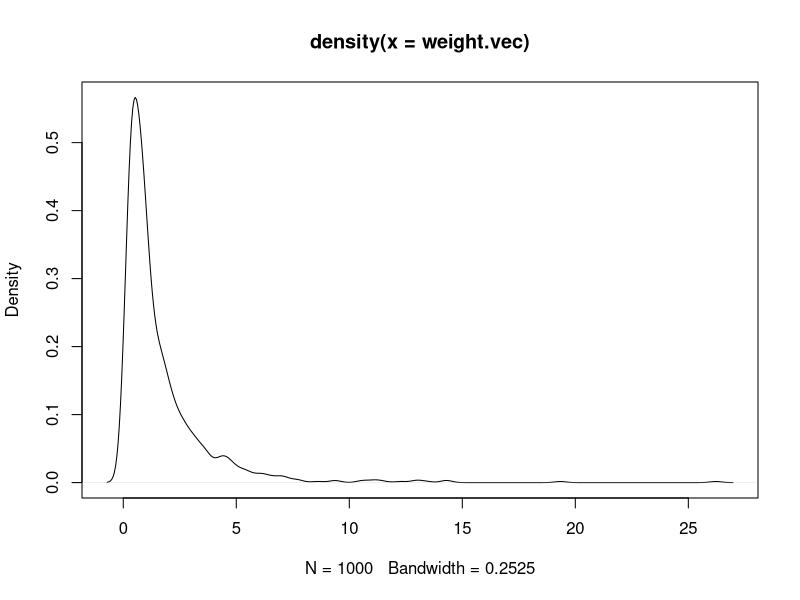
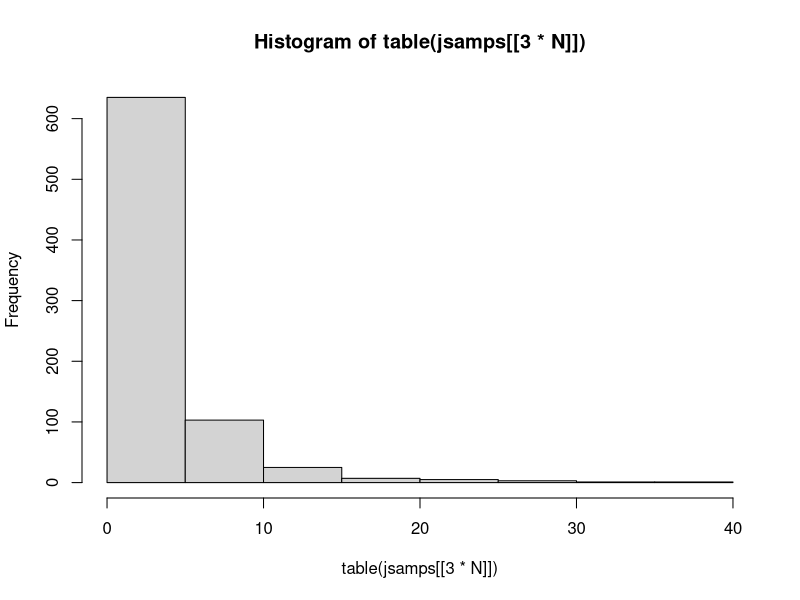
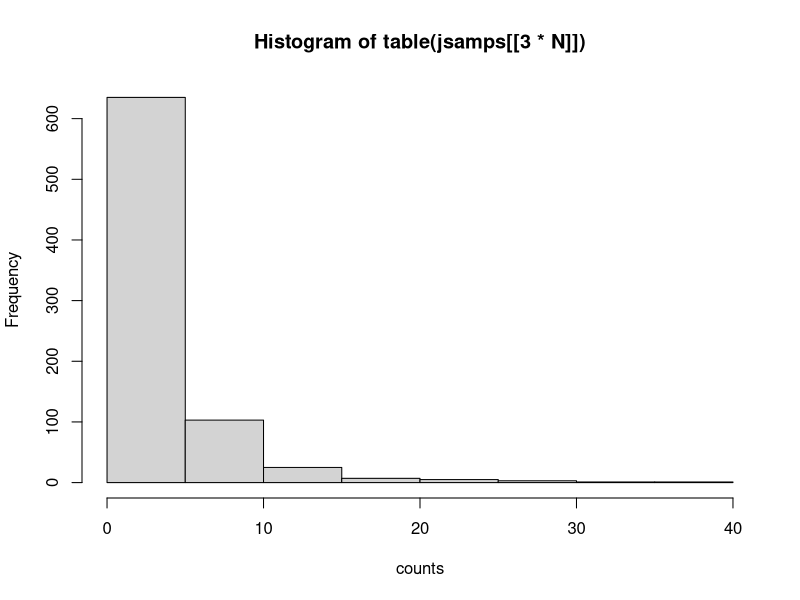
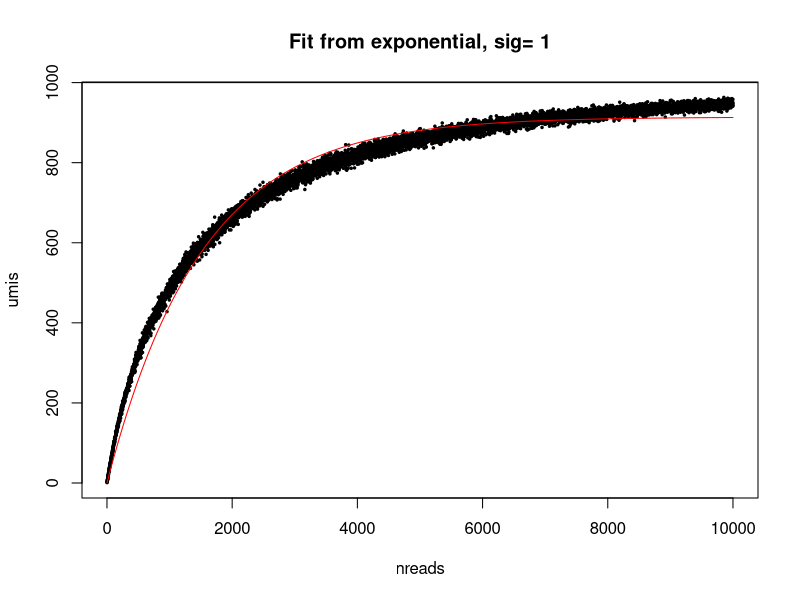
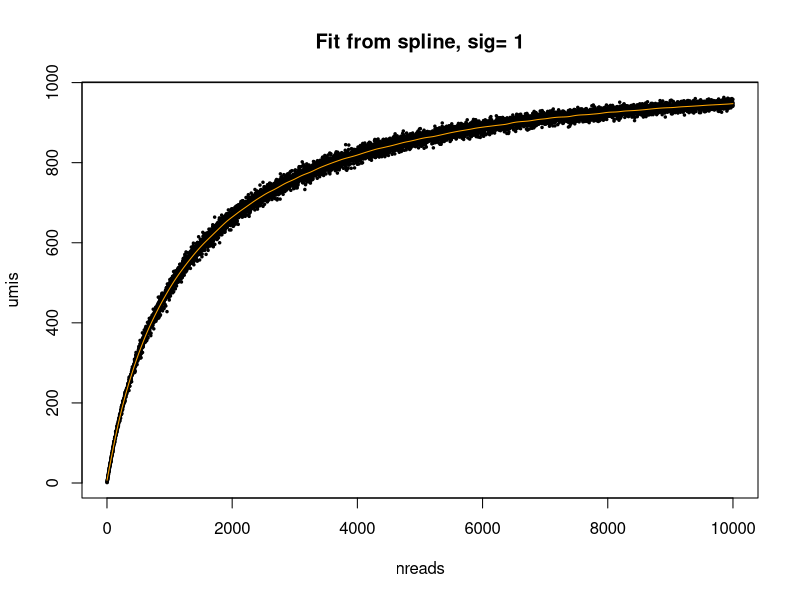
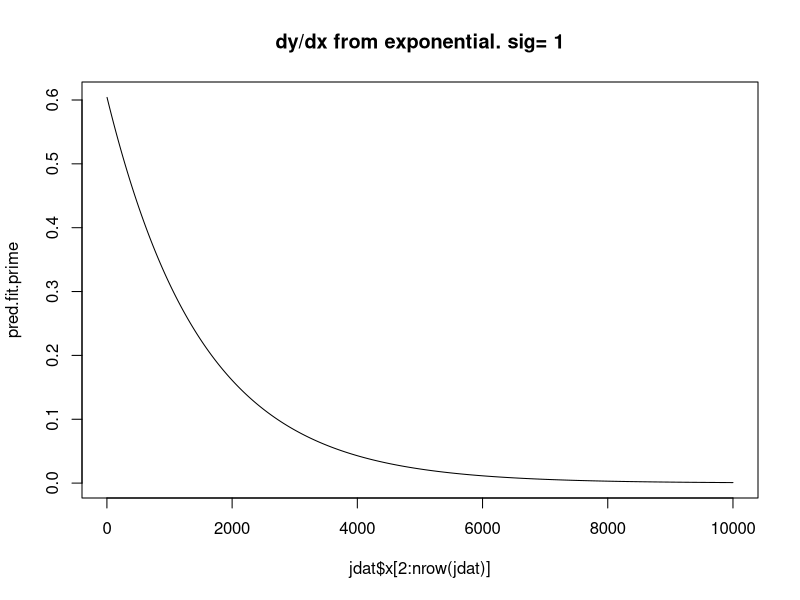
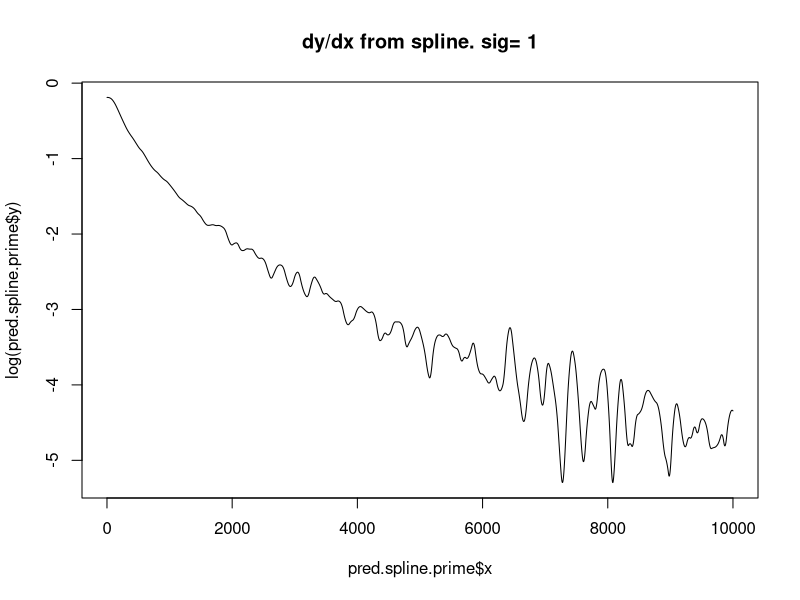

Write the R code that produced these figures, in order.
# Jake Yeung
# Date of Creation: 2019-02-04
# File: ~/projects/scchic/scripts/scripts_analysis/saturation_analysis/simulate_saturation.R
# Saturdation by simulation

set.seed(0)

N <- 1000  # total number of molecules

jsd <- 1  # unevenness of distribution, set to 0 for exponential saturation

# distribution of counts (strength of magnet to your hand)
weight.vec <- rlnorm(N, 0, sd = jsd)

# weight.vec <- rep(1, N)  # equal weights recapitulates the exponential curve

# distribution of weights 
plot(density(weight.vec))

# Sample ------------------------------------------------------------------

nreads <- seq(1, 10*N, by = 1)
jsamps <- lapply(nreads, function(nread) sample(seq(N), size = nread, replace = TRUE, prob = weight.vec))
umis <- unlist(lapply(jsamps, function(x) length(unique(x))))

# plot number of counts per molecule for read depth of X*N
plot(hist(table(jsamps[[3*N]])), xlab = "counts")

# median(table(jsamps[[3*N]]))

# Plot sat curve ----------------------------------------------------------

# fit the exponential
jdat <- data.frame(x = nreads, y = umis)
jfit <- nls(formula = y ~ A * (1 - exp(-x / k)), 
            data = jdat, 
            start = list(A = N, k = 1000))
pred.fit <- predict(jfit)
# fit spline
spl <- smooth.spline(nreads, y=umis)
pred.spline <- predict(spl)

plot(nreads, umis, pch = 20, cex = 0.5, main = paste("Fit from exponential, sig=", jsd))
lines(pred.fit, col='red')
abline(h = N)

plot(nreads, umis, pch = 20, cex = 0.5, main = paste("Fit from spline, sig=", jsd))
lines(pred.spline, col='orange')
abline(h = N)

pred.fit.prime <- diff(pred.fit) / diff(jdat$x)
plot(jdat$x[2:nrow(jdat)], pred.fit.prime, type = "l", main = paste("dy/dx from exponential. sig=", jsd))

pred.spline.prime <- predict(spl, deriv = 1)
plot(pred.spline.prime$x, log(pred.spline.prime$y), type = "l", main = paste("dy/dx from spline. sig=", jsd))
